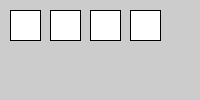
Frame 1 (no input)
Frame 60 (the mouse pressed at the canvas centre just before this capture): identical to frame 1, image omitted
Frame 120 (the mouse held since frame 60 and released just before this capture): identical to frame 1, image omitted

The Processing sketch that drew this single still picture (run headless with seeded random() and noise(); from frame 60 on, the mouse is pressed at the canvas centre):

// Processing sketch: Square_class_trial
// ── Square_class_trial.pde
  class Square {
    float x, y; // coordinates
    int wide;
    int high;

    // COnstructor
    Square(float tempx, float tempy, int temp_wide, int temp_high) {
      x = tempx;
      y = tempy;
      wide = temp_wide;
      high = temp_high;
    }

    void display() {
      rect(x, y, wide, high);
    }
  }



// ── square.pde
Square sp1, sp2, sp3, sp4;

void setup() {
  size(200, 100);
  sp1 = new Square(10, 10, 30, 30);
  sp2 = new Square(50, 10, 30, 30);
  sp3 = new Square(90, 10, 30, 30);
  sp4 = new Square(130, 10, 30, 30);
}

void draw() {
  sp1.display();
  sp2.display();
  sp3.display();
  sp4.display();
}
